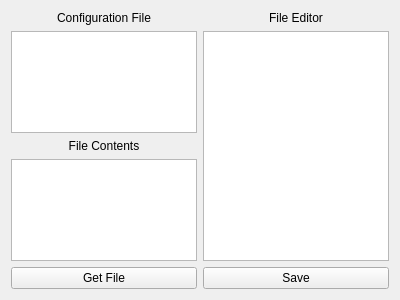
<?xml version="1.0" encoding="UTF-8"?>
<ui version="4.0">
 <class>ConfigurationEditWindow</class>
 <widget class="QWidget" name="ConfigurationEditWindow">
  <property name="geometry">
   <rect>
    <x>0</x>
    <y>0</y>
    <width>400</width>
    <height>300</height>
   </rect>
  </property>
  <property name="windowTitle">
   <string>Form</string>
  </property>
  <layout class="QGridLayout" name="gridLayout">
   <item row="0" column="0">
    <layout class="QVBoxLayout" name="verticalLayout">
     <item>
      <widget class="QLabel" name="label">
       <property name="text">
        <string>Configuration File</string>
       </property>
       <property name="alignment">
        <set>Qt::AlignCenter</set>
       </property>
      </widget>
     </item>
     <item>
      <widget class="QListWidget" name="listWidget"/>
     </item>
    </layout>
   </item>
   <item row="0" column="1" rowspan="2">
    <layout class="QVBoxLayout" name="verticalLayout_4">
     <item>
      <widget class="QLabel" name="label_4">
       <property name="text">
        <string>File Editor</string>
       </property>
       <property name="alignment">
        <set>Qt::AlignCenter</set>
       </property>
      </widget>
     </item>
     <item>
      <widget class="QTextEdit" name="FileEditor"/>
     </item>
    </layout>
   </item>
   <item row="1" column="0">
    <layout class="QVBoxLayout" name="verticalLayout_3">
     <item>
      <widget class="QLabel" name="label_3">
       <property name="text">
        <string>File Contents</string>
       </property>
       <property name="alignment">
        <set>Qt::AlignCenter</set>
       </property>
      </widget>
     </item>
     <item>
      <widget class="QTextEdit" name="FileContentView"/>
     </item>
    </layout>
   </item>
   <item row="2" column="0">
    <widget class="QPushButton" name="getfileButton">
     <property name="text">
      <string>Get File</string>
     </property>
    </widget>
   </item>
   <item row="2" column="1">
    <widget class="QPushButton" name="Savebutton">
     <property name="text">
      <string>Save</string>
     </property>
    </widget>
   </item>
  </layout>
  <zorder>layoutWidget</zorder>
  <zorder>getfileButton</zorder>
  <zorder>layoutWidget_2</zorder>
  <zorder>Savebutton</zorder>
  <zorder>label</zorder>
 </widget>
 <resources/>
 <connections/>
</ui>
